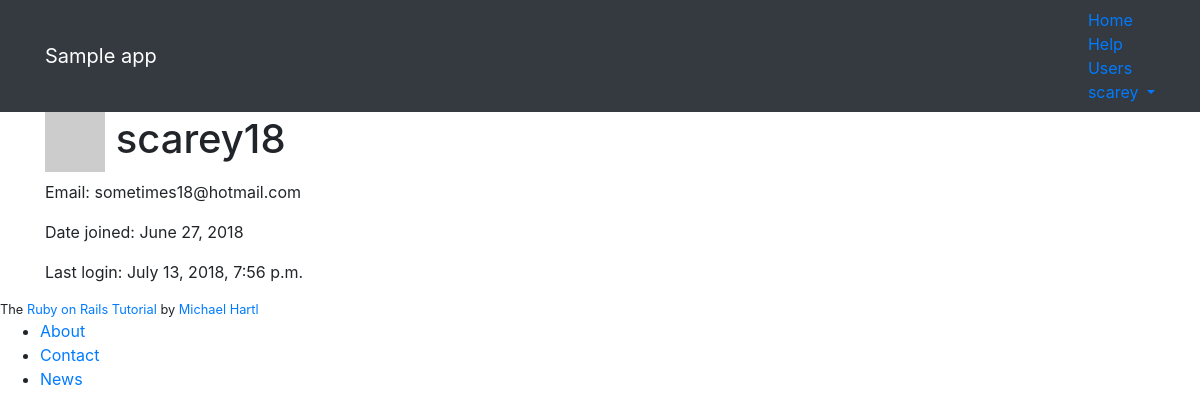
The page /users/1 (signed in) on the database its author committed.
### static_pages/models.py (models this page shows, shortened)
class User(AbstractUser):
    is_active = models.BooleanField(default=False)
    REQUIRED_FIELDS = ['email']
    def gravatar(self, size=60):
        digest = hashlib.md5(self.email.encode()).hexdigest()
        url = f'http://www.gravatar.com/avatar/{digest}'
        return mark_safe(f'<img src="{url}" height="{size}" width="{size}" class="gravatar">')

### static_pages/views.py (the view)
# urls.py: path('users/<int:pk>', views.UserProfile.as_view(), name='profile'),
class UserProfile(LoginRequiredMixin, DetailView):
    model = User
    template_name = 'static_pages/profile.html'
    fields = ['username', 'email']
    def get_context_object_name(self, obj):
        return 'u'
    def get_context_data(self, **kwargs):
        context = super().get_context_data(**kwargs)
        context['page_title'] = self.object.username
        return context
    def get_queryset(self):
        return active_users()

### static_pages/utils.py (called while the page is built)
def active_users():
    return User.objects.filter(is_active=True)

### static_pages/templates/static_pages/profile.html
{% extends 'base.html' %}
{% block content %}
<div class="row">
	<aside class="col-md-4">
		<section class="user_info">
			<h1>
				{{ u.gravatar }}
				{{ u.username }}
			</h1>
			<p>Email: {{ u.email }}</p>
			<p>Date joined: {{ u.date_joined|date:"F d, Y" }}</p>
			<p>Last login: {{ u.last_login }}</p>
		</section>
	</aside>
</div>
{% endblock %}

### static_pages/templates/base.html (shortened to what this page needs)
<head>
	<link rel="stylesheet" href="https://stackpath.bootstrapcdn.com/bootstrap/4.1.1/css/bootstrap.min.css">
	{% load static %}
	<link rel="stylesheet" type="text/css" href="{% static 'static_pages/style.scss' %}">
</head>
<body>
    <header class="navbar navbar-fixed-top navbar-dark bg-dark">
      	<div class="container">
        	<a href="{% url 'static_pages:home' %}" id="logo" class="navbar-brand">Sample app</a>
        	<nav>
          		<ul class="nav navbar-nav navbar-right">
            		<li><a href="{% url 'static_pages:home' %}">Home</a></li>
            		<li><a href="{% url 'static_pages:help' %}">Help</a></li>
            		{% if user.is_authenticated %}
            		<li><a href="{% url 'static_pages:index' %}">Users</a></li>
            		<li class="dropdown">
            			<a href="#" class="dropdown-toggle" data-toggle="dropdown">
            				{{ user.username }}<b class="caret"></b>
            			</a>
            		</li>
            		{% else %}
            		<li><a href="{% url 'static_pages:login' %}">Log in</a></li>
            		{% endif %}
          		</ul>
        	</nav>
      	</div>
    </header>
    <div class="container content">
        {% block content %}{% endblock %}
    </div>
    <footer class="footer">
		<small>
	    	The <a href="http://www.railstutorial.org/">Ruby on Rails Tutorial</a>
	   		by <a href="http://www.michaelhartl.com/">Michael Hartl</a>
	  	</small>
	  	<nav>
	    	<ul>
	      		<li><a href="{% url 'static_pages:about' %}">About</a></li>
	      		<li><a href="{% url 'static_pages:contact' %}">Contact</a></li>
	      		<li><a href="http://news.railstutorial.org/">News</a></li>
	    	</ul>
	  	</nav>
	</footer>
</body>

### rows shown on the page
User: username "scarey"
User: username "scarey18", email "sometimes18@hotmail.com", date_joined "June 27, 2018", last_login "July 13, 2018, 7:56 p.m."
